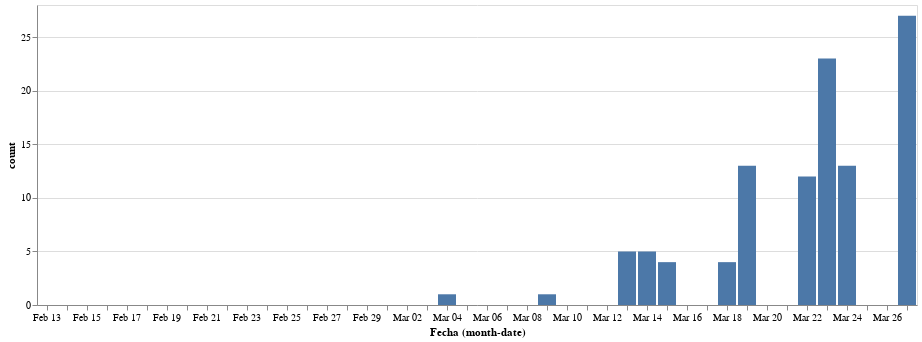

The notebook cell saved with this chart:
### Code cell
# collapse

# data download
response = requests.get('https://docs.google.com/spreadsheet/ccc?key=1FwOXbkWeuS1LHrKxhSfepGtsgQ6iIEQZmWig_JKo8z0&output=csv&gid=1616296995')
assert response.status_code == 200, 'Wrong status code'
data = response.content
df = pd.read_csv(BytesIO(data), parse_dates=['Fecha'], dayfirst=True)

# plot
df = df.set_index('Fecha')['País Vasco']

df_delta = df-df.shift()
df_delta = pd.DataFrame(df_delta)
df_delta.columns = ['count']
df_delta = df_delta.reset_index()
df_delta = df_delta.fillna(0)
alt.Chart(df_delta).mark_bar().encode(
    x='monthdate(Fecha):O',
    y='count'
)

### Figure 1 — Vega-Lite specification as saved in the notebook (floating-point values rounded to 4 significant figures)
{"config": {"view": {"continuousWidth": 400, "continuousHeight": 300}}, "data": {"name": "data-133dd6ca07f20357ac4ea74a41d14654"}, "mark": "bar", "encoding": {"x": {"type": "ordinal", "field": "Fecha", "timeUnit": "monthdate"}, "y": {"type": "quantitative", "field": "count"}}, "$schema": "https://vega.github.io/schema/vega-lite/v4.0.2.json", "datasets": {"data-133dd6ca07f20357ac4ea74a41d14654": [{"Fecha": "2020-02-13T00:00:00", "count": 0.0}, {"Fecha": "2020-02-14T00:00:00", "count": 0.0}, {"Fecha": "2020-02-15T00:00:00", "count": 0.0}, {"Fecha": "2020-02-16T00:00:00", "count": 0.0}, {"Fecha": "2020-02-17T00:00:00", "count": 0.0}, {"Fecha": "2020-02-18T00:00:00", "count": 0.0}, {"Fecha": "2020-02-19T00:00:00", "count": 0.0}, {"Fecha": "2020-02-20T00:00:00", "count": 0.0}, {"Fecha": "2020-02-21T00:00:00", "count": 0.0}, {"Fecha": "2020-02-22T00:00:00", "count": 0.0}, {"Fecha": "2020-02-23T00:00:00", "count": 0.0}, {"Fecha": "2020-02-24T00:00:00", "count": 0.0}, {"Fecha": "2020-02-25T00:00:00", "count": 0.0}, {"Fecha": "2020-02-26T00:00:00", "count": 0.0}, {"Fecha": "2020-02-27T00:00:00", "count": 0.0}, {"Fecha": "2020-02-28T00:00:00", "count": 0.0}, {"Fecha": "2020-02-29T00:00:00", "count": 0.0}, {"Fecha": "2020-03-01T00:00:00", "count": 0.0}, {"Fecha": "2020-03-02T00:00:00", "count": 0.0}, {"Fecha": "2020-03-03T00:00:00", "count": 0.0}, {"Fecha": "2020-03-04T00:00:00", "count": 1.0}, {"Fecha": "2020-03-05T00:00:00", "count": 0.0}, {"Fecha": "2020-03-06T00:00:00", "count": 0.0}, {"Fecha": "2020-03-07T00:00:00", "count": 0.0}, {"Fecha": "2020-03-08T00:00:00", "count": 0.0}, {"Fecha": "2020-03-09T00:00:00", "count": 1.0}, {"Fecha": "2020-03-10T00:00:00", "count": 0.0}, {"Fecha": "2020-03-11T00:00:00", "count": 0.0}, {"Fecha": "2020-03-12T00:00:00", "count": 0.0}, {"Fecha": "2020-03-13T00:00:00", "count": 5.0}, {"Fecha": "2020-03-14T00:00:00", "count": 5.0}, {"Fecha": "2020-03-15T00:00:00", "count": 4.0}, {"Fecha": "2020-03-16T00:00:00", "count": 0.0}, {"Fecha": "2020-03-17T00:00:00", "count": 0.0}, {"Fecha": "2020-03-18T00:00:00", "count": 4.0}, {"Fecha": "2020-03-19T00:00:00", "count": 13.0}, {"Fecha": "2020-03-20T00:00:00", "count": 0.0}, {"Fecha": "2020-03-21T00:00:00", "count": 0.0}, {"Fecha": "2020-03-22T00:00:00", "count": 12.0}, {"Fecha": "2020-03-23T00:00:00", "count": 23.0}, {"Fecha": "2020-03-24T00:00:00", "count": 13.0}, {"Fecha": "2020-03-25T00:00:00", "count": 0.0}, {"Fecha": "2020-03-26T00:00:00", "count": 0.0}, {"Fecha": "2020-03-27T00:00:00", "count": 27.0}]}}
